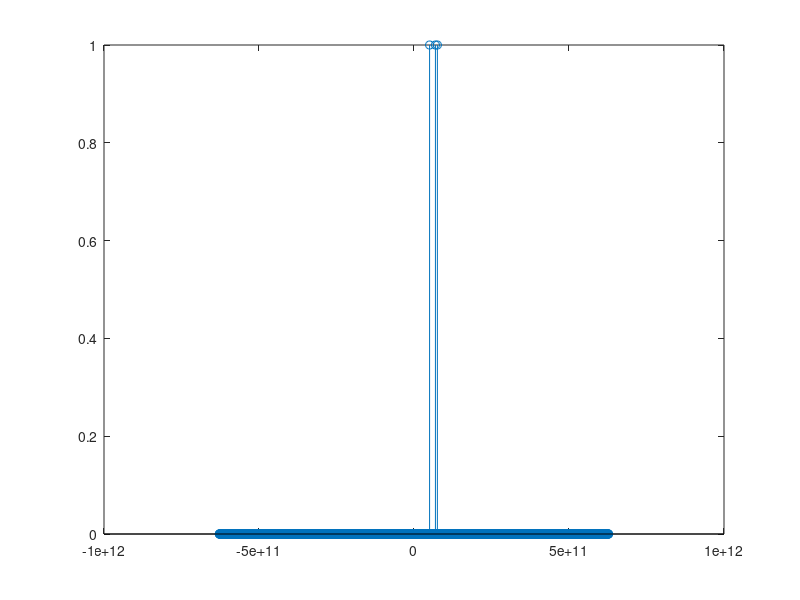

Source code (MATLAB):
clc;    clear;

Fs = 10;        % sampling of frequency signal
delta_w = 2 * pi * 10^9;    % spacing of each impulse
wc = 2 * pi * 10^10;
freq = (-100 : 1/Fs : 100 - 1/Fs) .* delta_w;   % define range of freq comb
dt = Fs / length(freq);     % sampling of time signal
t = (-Fs/2 : dt : Fs/2 - dt) ./ (delta_w * 2 * pi); % define range of time signal

% A(jw)
A = (freq == (-2)*delta_w | freq == (-1)*delta_w | freq == 0 | freq == delta_w | freq == 2*delta_w);
Ar = (freq == (-6)*delta_w | freq == (-3)*delta_w | freq == 0 | freq == 3*delta_w | freq == 6*delta_w);

% new range of frequency comb
freq2 = freq;
% A(jw) centered at wc = 2 * pi * 10^10
A2 = ((freq2 == ((-2)*delta_w + wc)) | (freq2 == ((-1)*delta_w + wc)) | (freq2 == wc) | (freq2 == (delta_w + wc)) | (freq2 == (2*delta_w + wc)));

stem(freq2, A2);
